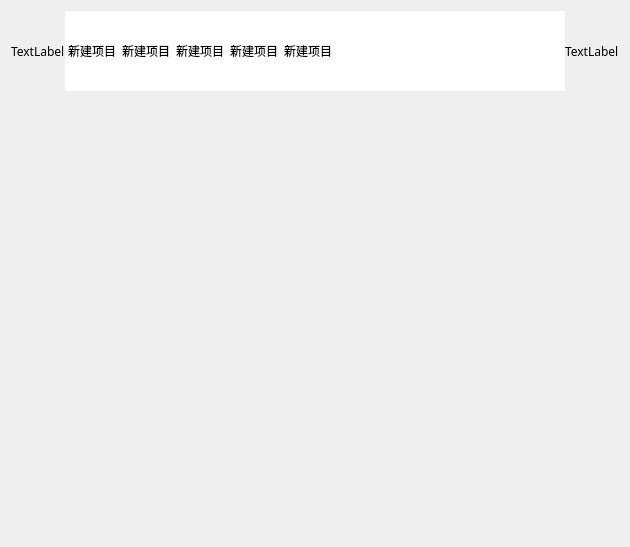
<?xml version="1.0" encoding="UTF-8"?>
<ui version="4.0">
    <class>Dialog</class>
    <widget class="QDialog" name="Dialog">
        <property name="geometry">
            <rect>
                <x>0</x>
                <y>0</y>
                <width>630</width>
                <height>547</height>
            </rect>
        </property>
        <property name="font">
            <font>
                <family>微软雅黑</family>
            </font>
        </property>
        <property name="windowTitle">
            <string>Dialog</string>
        </property>
        <layout class="QVBoxLayout" name="verticalLayout" stretch="0,1">
            <item>
                <layout class="QHBoxLayout" name="horizontalLayout">
                    <property name="spacing">
                        <number>0</number>
                    </property>
                    <property name="sizeConstraint">
                        <enum>QLayout::SetDefaultConstraint</enum>
                    </property>
                    <item>
                        <widget class="QLabel" name="label">
                            <property name="maximumSize">
                                <size>
                                    <width>80</width>
                                    <height>80</height>
                                </size>
                            </property>
                            <property name="text">
                                <string>TextLabel</string>
                            </property>
                        </widget>
                    </item>
                    <item>
                        <widget class="QListWidget" name="listWidget">
                            <property name="minimumSize">
                                <size>
                                    <width>500</width>
                                    <height>80</height>
                                </size>
                            </property>
                            <property name="maximumSize">
                                <size>
                                    <width>500</width>
                                    <height>80</height>
                                </size>
                            </property>
                            <property name="frameShape">
                                <enum>QFrame::NoFrame</enum>
                            </property>
                            <property name="frameShadow">
                                <enum>QFrame::Plain</enum>
                            </property>
                            <property name="lineWidth">
                                <number>0</number>
                            </property>
                            <property name="verticalScrollBarPolicy">
                                <enum>Qt::ScrollBarAlwaysOff</enum>
                            </property>
                            <property name="horizontalScrollBarPolicy">
                                <enum>Qt::ScrollBarAlwaysOff</enum>
                            </property>
                            <property name="flow">
                                <enum>QListView::LeftToRight</enum>
                            </property>
                            <item>
                                <property name="text">
                                    <string>新建项目</string>
                                </property>
                            </item>
                            <item>
                                <property name="text">
                                    <string>新建项目</string>
                                </property>
                            </item>
                            <item>
                                <property name="text">
                                    <string>新建项目</string>
                                </property>
                            </item>
                            <item>
                                <property name="text">
                                    <string>新建项目</string>
                                </property>
                            </item>
                            <item>
                                <property name="text">
                                    <string>新建项目</string>
                                </property>
                            </item>
                        </widget>
                    </item>
                    <item>
                        <widget class="QLabel" name="label_2">
                            <property name="maximumSize">
                                <size>
                                    <width>80</width>
                                    <height>80</height>
                                </size>
                            </property>
                            <property name="text">
                                <string>TextLabel</string>
                            </property>
                        </widget>
                    </item>
                </layout>
            </item>
            <item>
                <widget class="QStackedWidget" name="stackedWidget">
                    <property name="currentIndex">
                        <number>-1</number>
                    </property>
                </widget>
            </item>
        </layout>
    </widget>
    <resources/>
    <connections/>
</ui>
